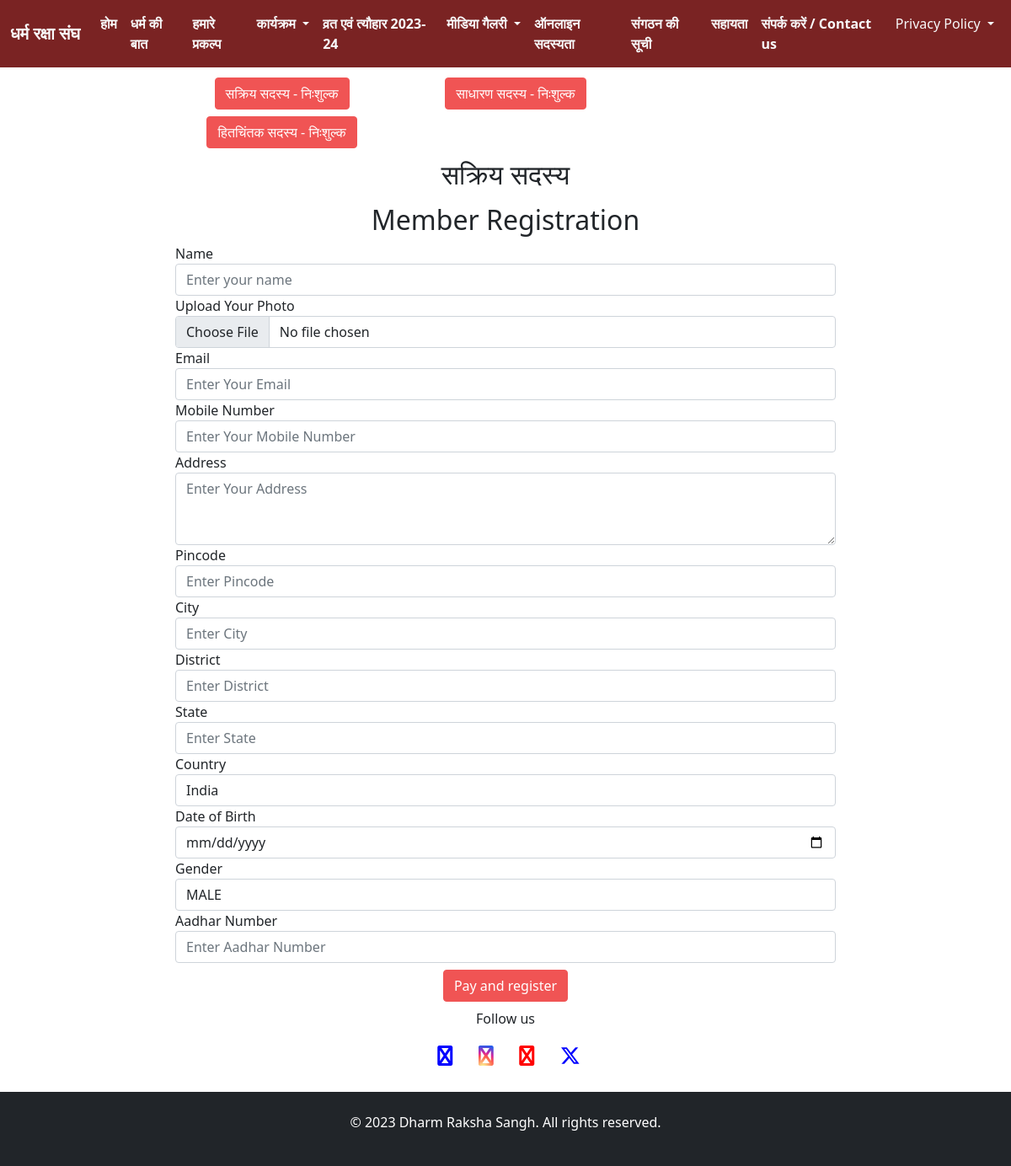
Page /account/add-member/1/ on the committed database.
### homepage/models.py (models this page shows, shortened)
class LookupField(models.Model):
    code = models.CharField(max_length=100)
    title = models.CharField(max_length=1000)
    desc = models.TextField()
    date = models.DateField(auto_now_add=True)
    img = models.ImageField(upload_to='lookup_img/', null=True)
    pdf = models.FileField(upload_to='pdf', default=None, null=True)

### account/models.py (models this page shows, shortened)
class MemberType(models.Model):
    type = models.CharField(max_length=100, null=True, blank=True)
    role = models.CharField(max_length=50, default='', null=True, blank=True)
    price = models.DecimalField(max_digits=8, decimal_places=2, default=0)

### account/views.py (the view)
# urls.py: path('add-member/<int:id>/', views.add_member, name='add_member'),
def add_member(request, id):
    if request.method == 'POST':
        form = request.POST
        name = form.get('name')
        email = form.get('email')
        phone = form.get('phone')
        address = form.get('address')
        pincode = form.get('pincode')
        city = form.get('city')
        district = form.get('district')
        state = form.get('state')
        country = form.get('country')
        dob = form.get('dob')
        gender = form.get('gender')
        id_number = form.get('id_number')
        order_id = form.get('razorpay_order_id')
        razorpay_signature = form.get('razorpay_signature')
        payment_id = form.get('razorpay_payment_id')
        image = request.FILES['image']
        obj = CustomUser.objects.create(fullname=name,
                                        email=email,
                                        phone=phone,
                                        address=address,
                                        pincode=pincode,
                                        city=city,
                                        district=district,
                                        state=state,
                                        country=country,
                                        dob=dob,
                                        gender_id=gender,
                                        member_type_id=id,
                                        id_number=id_number,
                                        order_id=order_id,
                                        transaction_id=razorpay_signature,
                                        payment_id=payment_id,
                                        )
        if obj:
            obj.image = image
            obj.save()
            return redirect('/')
    else:
        title_logo_data = LookupField.objects.get(code='TITLE')
        member = MemberType.objects.get(id=id)
        mem_type = member.role
        if mem_type == 'free':
            return redirect('/account/free-member/')
        member_type = MemberType.objects.all()
        gender_type = Gender.objects.all()
        amount = member.price
        client = razorpay.Client(auth=(settings.RAZOR_KEY_ID, settings.RAZOR_KEY_SECRET))
        payment = client.order.create({'amount': int(amount) * 100, 'currency': 'INR', 'payment_capture': '1'})
        order_id = payment['id']
        mem_name = member.type
        context = {
            'title_data': title_logo_data,
            'payment': payment,
            'member_type': member_type,
            'member_price': amount,
            'gender_type': gender_type,
            'mem_name': mem_name,
        }
        return render(request, 'add_member.html', context)

### account/templates/add_member.html (shortened to what this page needs)
{% extends "navbar.html" %}
{% block content %}
<div class="col-lg-8 mx-auto p-2">
        <div class="row">
            {% for member in member_type %}
                <div class="col-lg-4 m-1 text-center">
                    <a href="/account/add-member/{{member.id}}/">
                        <div>
                            <button class="text-center btn btn-primary" type="button">{{member.type}} - {% if member.price != 0.00 %} वार्षिक शुल्क : {{member.price}} {% else %} निःशुल्क {% endif %}</button>
                        </div>
                    </a>
                </div>
            {% endfor %}
        </div>
    <h2 class="text-center mt-2">{{mem_name}}</h2>
    <h2 class="text-center mt-3">Member Registration</h2>
    <form id="registrationForm">{% csrf_token %}
        <div class="form-group">
            <label for="name">Name</label>
            <input class="form-control" id="name" name="name" placeholder="Enter your name" required type="text">
        </div>
        <div class="form-group">
            <label for="image">Upload Your Photo</label>
            <input class="form-control" id="image" name="image" type="file">
        </div>
        <div class="form-group">
            <label for="email">Email</label>
            <input class="form-control" id="email" name="email" placeholder="Enter Your Email" required type="email">
        </div>
        <div class="form-group">
            <label for="phone">Mobile Number</label>
            <input class="form-control" id="phone" name="phone" placeholder="Enter Your Mobile Number" required type="text">
        </div>
        <div class="form-group">
            <label for="address">Address</label>
            <textarea class="form-control" id="address" name="address" placeholder="Enter Your Address"
                      rows="3" required></textarea>
        </div>
        <div class="form-group">
            <label for="pincode">Pincode</label>
            <input class="form-control" id="pincode" name="pincode" placeholder="Enter Pincode" required type="number">
        </div>
        <div class="form-group">
            <label for="city">City</label>
            <input class="form-control" id="city" name="city" placeholder="Enter City" required type="text">
        </div>
        <div class="form-group">
            <label for="district">District</label>
            <input class="form-control" id="district" name="district" placeholder="Enter District" required type="text">
        </div>
        <div class="form-group">
            <label for="state">State</label>
            <input class="form-control" id="state" name="state" placeholder="Enter State" required type="text" value="">
        </div>
        <div class="form-group">
            <label for="country">Country</label>
            <input class="form-control" id="country" name="country" placeholder="Enter Country" required type="text"
                   value="India">
        </div>
        <div class="form-group">
            <label for="dob">Date of Birth</label>
            <input class="form-control" id="dob" name="dob" placeholder="Enter your date of birth" required type="date">
        </div>
        <div class="form-group">
            <label for="gender">Gender</label>
            <select class="form-control" id="gender" name="gender">
                {% for gender in gender_type %}
                    <option value="{{gender.id}}">{{gender.gender}}</option>
                {% endfor %}
            </select>
        </div>
        <div class="form-group mb-2">
            <label for="id_number">Aadhar Number</label>
            <input class="form-control" id="id_number" name="id_number" placeholder="Enter Aadhar Number" required type="text" maxlength="20">
        </div>
        <center><button id="rzp-button1" class="btn btn-primary" type="button">Pay and register</button></center>
    </form>
</div>
{% endblock content %}

### templates/navbar.html (shortened to what this page needs)
<!doctype html>
<html lang="en">
<head>
    <link href="https://cdn.jsdelivr.net/npm/bootstrap@5.0.2/dist/css/bootstrap.min.css"
 rel="stylesheet">
    <link href="https://cdn.datatables.net/1.13.5/css/jquery.dataTables.css" rel="stylesheet"/>
    <link rel="stylesheet"
   href="https://cdnjs.cloudflare.com/ajax/libs/font-awesome/6.4.2/css/all.min.css"
 />
    <link href="https://cdnjs.cloudflare.com/ajax/libs/font-awesome/4.7.0/css/font-awesome.min.css" rel="stylesheet">
    <link rel="stylesheet" href="https://code.jquery.com/ui/1.12.1/themes/base/jquery-ui.css">
    <link rel="stylesheet"
          href="https://cdnjs.cloudflare.com/ajax/libs/jquery-timepicker/1.3.5/jquery.timepicker.min.css">
    <link rel="stylesheet" href="https://cdnjs.cloudflare.com/ajax/libs/lightbox2/2.11.3/css/lightbox.min.css">
    <link rel="stylesheet" href="https://cdnjs.cloudflare.com/ajax/libs/font-awesome/6.0.0/css/all.min.css"
>
</head>
<body>
<nav class="navbar navbar-expand-lg navbar-dark bg_color text-white">
    <div class="container-fluid">
        <a class="navbar-brand" href="/">
            <img alt="" height="40" src="{{title_data.img.url}}"/><b class="text-light">{{title_data.title}}</b></a>
        <div class="collapse navbar-collapse" id="navbarSupportedContent">
            <ul class="navbar-nav me-auto mb-2 mb-lg-0">
                <li class="nav-item">
                    <a aria-current="page" class="text-light nav-link fw-bold active" href="/">होम</a>
                </li>
                <li class="nav-item">
                    <a class="text-light nav-link fw-bold" href="/dharm_kya_hai/">धर्म की बात </a>
                </li>
                <li class="nav-item">
                    <a class="text-light nav-link fw-bold" href="#services">हमारे प्रकल्प</a>
                </li>
                <li class="nav-item dropdown">
                    <a aria-expanded="false" class="text-light nav-link fw-bold dropdown-toggle"
                       data-bs-toggle="dropdown" href="#"
                       id="navbarDropdown"
                       role="button">
                        कार्यक्रम
                    </a>
                </li>
                <li class="nav-item">
                    <a class="text-light nav-link fw-bold" href="/viewPdf/">व्रत एवं त्यौहार 2023-24</a>
                </li>
                <li class="nav-item dropdown">
                    <a aria-expanded="false" class="text-light nav-link fw-bold dropdown-toggle"
                       data-bs-toggle="dropdown" href="#"
                       id="navbarDropdown"
                       role="button">
                        मीडिया गैलरी
                    </a>
                </li>
                <li class="nav-item">
                    <a class="text-light nav-link fw-bold" href="/account/join-member/">ऑनलाइन सदस्यता</a>
                </li>
                <li class="nav-item">
                    <a class="text-light nav-link fw-bold" data-bs-target="#exampleModal" data-bs-toggle="modal"
                       href="return false;"
                       id="sangthan_ki_suchi">संगठन की सूची</a>
                </li>
                <li class="nav-item">
                    <a class="text-light nav-link fw-bold" href="/services/helpline/">सहायता</a>
                </li>
                <li class="nav-item">
                    <a class="text-light nav-link fw-bold" href="/contact/">संपर्क करें / Contact us</a>
                </li>
                <li class="nav-item dropdown">
                    <a aria-expanded="false" class="text-light nav-link dropdown-toggle" data-bs-toggle="dropdown"
                       href="#"
                       id="navbarDropdown"
                       role="button">
                        Privacy Policy
                    </a>
                </li>
            </ul>
        </div>
    </div>
</nav>
{% block content %}
{% endblock content %}
<p class="text-center">Follow us</p>
<div class="d-flex col-lg-2 mx-auto mt-2">
    <div class="m-1 mx-auto">
        <a class="facebook-button m-2" href="https://www.facebook.com/dharmrakshasangha/followers" target="_blank">
            <i class="blue-color fa fa-facebook-f facebook" style="font-size:24px"></i><br/><br/>
        </a>
    </div>
    <div class="m-1 mx-auto">
        <a class="facebook-button m-2" href="https://www.instagram.com/dharmrakshasangh2023/?igshid=NTc4MTIwNjQ2YQ=="
           target="_blank">
            <i class="fa fa-instagram" style="font-size:24px"></i><br/><br/>
        </a>
    </div>
    <div class="m-1 mx-auto">
        <a class="facebook-button m-2" href="https://www.youtube.com/@dharmrakshasangh" target="_blank">
            <i class="fa fa-youtube-play" style="font-size:24px;color:red"></i></br><br/>
        </a>
    </div>
    <div class="m-1 mx-auto">
        <a class="facebook-button m-2" href="https://twitter.com/dharmraksha108?t=OxyMN1IZ2dFWxSwkEzi0KA&s=09"
           target="_blank">
            <i class="blue-color fa-brands fa-x-twitter" style="font-size:24px"></i><br/><br/>
        </a>
    </div>
</div>
<footer class="py-4 bg-dark text-white">
    <div class="container text-center">
        <p>&copy; 2023 Dharm Raksha Sangh. All rights reserved.</p>
    </div>
</footer>
</body>
</html>

### templates/navbar.html (style rules this page uses)
body { margin:0px; padding:0px; }
.btn-primary { background-color: #f05454; border-color: #f05454; }
footer { padding: 20px 0; color: #fff; background-color: #333; }
.blue-color { color:blue; }
.fa.fa-instagram { color: transparent; background: radial-gradient(circle at 30% 107%, #fdf497 0%, #fdf497 5%, #fd5949 45%, #d6249f 60%, #285AEB 90%); background: -webkit-radial-gradient(circle at 30% 107%, #fdf497 0%, #fdf497 5%, #fd5949 45%, #d6249f 60%, #285AEB 90%); background-clip: text; -webkit-background-clip: text; }
.bg_color { background-color:#7a2323; }
.navbar { position: sticky; top: 0; width: 100%; z-index: 100; }

### rows in the picture
LookupField: title "धर्म रक्षा संघ"
MemberType: type "सक्रिय सदस्य", price "निःशुल्क"
MemberType: type "साधारण सदस्य", price "निःशुल्क"
MemberType: type "हितचिंतक सदस्य", price "निःशुल्क"

### other values in the picture
form field gender "MALE"
